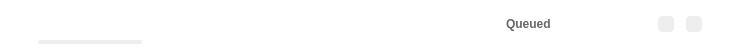
<?xml version="1.0" encoding="UTF-8"?>
<ui version="4.0">
 <class>TransferManagerItem</class>
 <widget class="QWidget" name="TransferManagerItem">
  <property name="geometry">
   <rect>
    <x>0</x>
    <y>0</y>
    <width>756</width>
    <height>48</height>
   </rect>
  </property>
  <property name="minimumSize">
   <size>
    <width>756</width>
    <height>48</height>
   </size>
  </property>
  <property name="maximumSize">
   <size>
    <width>756</width>
    <height>48</height>
   </size>
  </property>
  <property name="windowTitle">
   <string/>
  </property>
  <property name="autoFillBackground">
   <bool>false</bool>
  </property>
  <property name="styleSheet">
   <string notr="true">*
{
  font-family: &quot;Lato&quot;;
}

#TransferManagerItem, #sTransferState, #stateActive, #stateCompleted
{
	width: 756px; 
    height: 48px;
	min-width: 756px; 
    min-height: 48px;
	max-width: 756px; 
    max-height: 48px;
	background-color: transparent;
}

#tFileType
{
	width: 38px; 
    height: 48px;
	min-width: 38px; 
    min-height: 48px;
	max-width: 38px; 
    max-height: 48px;
	qProperty-iconSize: 40px;
	background: transparent;
}

QPushButton, QToolButton
{
	border: none;
}

QPushButton
{
	background: transparent;
}


#wName
{
	width: 208px; 
    height: 48px;
	min-width: 208px; 
    min-height: 48px;
	max-width: 208px; 
    max-height: 48px;
}

#lTransferName
{
	width: 208px; 
	min-width: 208px; 
	max-width: 208px; 
  height: 20px;
  color: #333333;
  font-size: 14px;
}

QProgressBar
{
	width: 104px; 
	min-width: 104px; 
	max-width: 104px; 
    height: 4px;
    min-height: 4px;
    max-height: 4px;
    border:0px;
    border-radius: 2px;
    background-color: #EEEEEE;
    margin-bottom: 4px;
}

QProgressBar::chunk
{
  background-color: #6FD7FF;
  border-radius: 2px;
  border:0px;
}

#lDone, #lTotal
{
  font-size: 12px;
  font-weight: bold;
 qProperty-alignment: 'AlignLeft | AlignVCenter';

}

#lDone
{
  color: #999999;
}

#lTotal
{
  color: #333333;
}

#wSize, #bSpeed
{
    width: 100px;
    min-width: 100px;
    max-width: 100px;
}

#bSpeed
{
  color: #333333;
  font-size: 12px;
  font-weight: bold;
  text-align: left;
}

#wStatus
{
    width: 120px;
    min-width: 120px;
    max-width: 120px;
}

#lStatus
{
  color: #00D26D;
  font-size: 12px;
  font-weight: bold;
}

#lQueued
{
  width: 43px;
  color: #666666;
  font-size: 12px;
  font-weight: bold;
}

#lRemainingTime
{
    width: 92px;
    min-width: 92px;
    max-width: 92px;
 color: #333333;
  font-size: 12px;
  font-weight: bold;
}

#tPauseTransfer, #tCancelTransfer
{
	width: 16px; 
    height: 16px;
	min-width: 16px; 
    min-height: 16px;
	max-width: 16px; 
    max-height: 16px;
	background-color: #EEEEEE;
	qProperty-iconSize: 16px;
	border-radius: 4px;
	margin-right: 12px;
}</string>
  </property>
  <layout class="QHBoxLayout" name="TransferManagerIemLayout">
   <property name="spacing">
    <number>0</number>
   </property>
   <property name="leftMargin">
    <number>0</number>
   </property>
   <property name="topMargin">
    <number>0</number>
   </property>
   <property name="rightMargin">
    <number>0</number>
   </property>
   <property name="bottomMargin">
    <number>0</number>
   </property>
   <item>
    <widget class="QStackedWidget" name="sTransferState">
     <property name="currentIndex">
      <number>0</number>
     </property>
     <widget class="QWidget" name="stateActive">
      <layout class="QHBoxLayout" name="stateActiveLayout">
       <property name="spacing">
        <number>0</number>
       </property>
       <property name="leftMargin">
        <number>0</number>
       </property>
       <property name="topMargin">
        <number>0</number>
       </property>
       <property name="rightMargin">
        <number>0</number>
       </property>
       <property name="bottomMargin">
        <number>0</number>
       </property>
       <item>
        <widget class="QToolButton" name="tFileType"/>
       </item>
       <item>
        <widget class="QWidget" name="wName" native="true">
         <layout class="QVBoxLayout" name="verticalLayout_3">
          <property name="spacing">
           <number>0</number>
          </property>
          <property name="leftMargin">
           <number>0</number>
          </property>
          <property name="topMargin">
           <number>0</number>
          </property>
          <property name="rightMargin">
           <number>0</number>
          </property>
          <property name="bottomMargin">
           <number>0</number>
          </property>
          <item>
           <widget class="QLabel" name="lTransferName"/>
          </item>
          <item>
           <widget class="QProgressBar" name="pbTransfer">
            <property name="maximum">
             <number>1000</number>
            </property>
            <property name="value">
             <number>0</number>
            </property>
            <property name="invertedAppearance">
             <bool>false</bool>
            </property>
            <property name="format">
             <string/>
            </property>
           </widget>
          </item>
         </layout>
        </widget>
       </item>
       <item>
        <widget class="QWidget" name="wSize" native="true">
         <layout class="QVBoxLayout" name="verticalLayout">
          <property name="spacing">
           <number>0</number>
          </property>
          <property name="leftMargin">
           <number>0</number>
          </property>
          <property name="topMargin">
           <number>0</number>
          </property>
          <property name="rightMargin">
           <number>0</number>
          </property>
          <property name="bottomMargin">
           <number>0</number>
          </property>
          <item>
           <widget class="QLabel" name="lDone"/>
          </item>
          <item>
           <widget class="QLabel" name="lTotal"/>
          </item>
         </layout>
        </widget>
       </item>
       <item>
        <widget class="QPushButton" name="bSpeed">
         <property name="text">
          <string/>
         </property>
        </widget>
       </item>
       <item>
        <widget class="QWidget" name="wStatus" native="true">
         <layout class="QHBoxLayout" name="horizontalLayout">
          <property name="spacing">
           <number>0</number>
          </property>
          <property name="leftMargin">
           <number>0</number>
          </property>
          <property name="topMargin">
           <number>0</number>
          </property>
          <property name="rightMargin">
           <number>0</number>
          </property>
          <property name="bottomMargin">
           <number>0</number>
          </property>
          <item>
           <widget class="QLabel" name="lStatus"/>
          </item>
          <item>
           <widget class="QLabel" name="lQueued">
            <property name="text">
             <string>Queued</string>
            </property>
           </widget>
          </item>
         </layout>
        </widget>
       </item>
       <item>
        <widget class="QLabel" name="lRemainingTime"/>
       </item>
       <item>
        <widget class="QToolButton" name="tPauseTransfer">
         <property name="icon">
          <iconset resource="../Resources_linux.qrc">
           <normaloff>:/images/ico_pause_transfers_state.png</normaloff>:/images/ico_pause_transfers_state.png</iconset>
         </property>
        </widget>
       </item>
       <item>
        <widget class="QToolButton" name="tCancelTransfer">
         <property name="icon">
          <iconset resource="../Resources_linux.qrc">
           <normaloff>:/images/clear_item_ico.png</normaloff>:/images/clear_item_ico.png</iconset>
         </property>
        </widget>
       </item>
       <item>
        <spacer name="horizontalSpacer">
         <property name="orientation">
          <enum>Qt::Horizontal</enum>
         </property>
         <property name="sizeHint" stdset="0">
          <size>
           <width>40</width>
           <height>20</height>
          </size>
         </property>
        </spacer>
       </item>
      </layout>
     </widget>
     <widget class="QWidget" name="stateCompleted">
      <layout class="QHBoxLayout" name="horizontalLayout_5">
       <property name="spacing">
        <number>0</number>
       </property>
       <property name="leftMargin">
        <number>22</number>
       </property>
       <property name="topMargin">
        <number>0</number>
       </property>
       <property name="rightMargin">
        <number>0</number>
       </property>
       <property name="bottomMargin">
        <number>0</number>
       </property>
       <item>
        <widget class="QWidget" name="wContainerLeftCompleted" native="true">
         <layout class="QVBoxLayout" name="verticalLayout_2">
          <property name="spacing">
           <number>0</number>
          </property>
          <property name="leftMargin">
           <number>0</number>
          </property>
          <property name="topMargin">
           <number>0</number>
          </property>
          <property name="rightMargin">
           <number>0</number>
          </property>
          <property name="bottomMargin">
           <number>0</number>
          </property>
          <item>
           <widget class="QWidget" name="widgetCompleted" native="true">
            <layout class="QHBoxLayout" name="horizontalLayout_4">
             <property name="spacing">
              <number>1</number>
             </property>
             <property name="leftMargin">
              <number>0</number>
             </property>
             <property name="topMargin">
              <number>0</number>
             </property>
             <property name="rightMargin">
              <number>0</number>
             </property>
             <property name="bottomMargin">
              <number>0</number>
             </property>
             <item>
              <widget class="QPushButton" name="lTransferTypeCompleted">
               <property name="minimumSize">
                <size>
                 <width>12</width>
                 <height>12</height>
                </size>
               </property>
               <property name="maximumSize">
                <size>
                 <width>12</width>
                 <height>12</height>
                </size>
               </property>
               <property name="text">
                <string/>
               </property>
               <property name="iconSize">
                <size>
                 <width>12</width>
                 <height>12</height>
                </size>
               </property>
              </widget>
             </item>
             <item>
              <widget class="QPushButton" name="lFileTypeCompleted">
               <property name="text">
                <string/>
               </property>
               <property name="iconSize">
                <size>
                 <width>20</width>
                 <height>22</height>
                </size>
               </property>
              </widget>
             </item>
             <item>
              <widget class="QLabel" name="lTransferNameCompleted">
               <property name="minimumSize">
                <size>
                 <width>200</width>
                 <height>0</height>
                </size>
               </property>
               <property name="maximumSize">
                <size>
                 <width>200</width>
                 <height>16777215</height>
                </size>
               </property>
               <property name="styleSheet">
                <string notr="true">padding-bottom: 1px;</string>
               </property>
               <property name="text">
                <string/>
               </property>
              </widget>
             </item>
             <item>
              <spacer name="horizontalSpacer_3">
               <property name="orientation">
                <enum>Qt::Horizontal</enum>
               </property>
               <property name="sizeHint" stdset="0">
                <size>
                 <width>30</width>
                 <height>16</height>
                </size>
               </property>
              </spacer>
             </item>
             <item>
              <widget class="QPushButton" name="lCompleted">
               <property name="minimumSize">
                <size>
                 <width>12</width>
                 <height>12</height>
                </size>
               </property>
               <property name="maximumSize">
                <size>
                 <width>12</width>
                 <height>12</height>
                </size>
               </property>
               <property name="text">
                <string/>
               </property>
               <property name="iconSize">
                <size>
                 <width>12</width>
                 <height>12</height>
                </size>
               </property>
              </widget>
             </item>
             <item>
              <widget class="QLabel" name="lTotalCompleted">
               <property name="minimumSize">
                <size>
                 <width>80</width>
                 <height>0</height>
                </size>
               </property>
               <property name="maximumSize">
                <size>
                 <width>80</width>
                 <height>16777215</height>
                </size>
               </property>
               <property name="styleSheet">
                <string notr="true">padding-left: 8px;</string>
               </property>
               <property name="text">
                <string/>
               </property>
               <property name="alignment">
                <set>Qt::AlignRight|Qt::AlignTrailing|Qt::AlignVCenter</set>
               </property>
              </widget>
             </item>
            </layout>
           </widget>
          </item>
         </layout>
        </widget>
       </item>
       <item>
        <widget class="QWidget" name="wContainerRightCompleted" native="true">
         <layout class="QHBoxLayout" name="horizontalLayout_6">
          <property name="spacing">
           <number>9</number>
          </property>
          <property name="leftMargin">
           <number>13</number>
          </property>
          <property name="topMargin">
           <number>0</number>
          </property>
          <property name="rightMargin">
           <number>0</number>
          </property>
          <property name="bottomMargin">
           <number>0</number>
          </property>
          <item>
           <widget class="QLabel" name="lActionTypeCompleted">
            <property name="minimumSize">
             <size>
              <width>32</width>
              <height>32</height>
             </size>
            </property>
            <property name="maximumSize">
             <size>
              <width>32</width>
              <height>32</height>
             </size>
            </property>
            <property name="text">
             <string/>
            </property>
           </widget>
          </item>
          <item>
           <widget class="QLabel" name="lRemainingTimeCompleted">
            <property name="minimumSize">
             <size>
              <width>90</width>
              <height>0</height>
             </size>
            </property>
            <property name="maximumSize">
             <size>
              <width>90</width>
              <height>16777215</height>
             </size>
            </property>
            <property name="text">
             <string/>
            </property>
            <property name="alignment">
             <set>Qt::AlignRight|Qt::AlignTrailing|Qt::AlignVCenter</set>
            </property>
           </widget>
          </item>
          <item>
           <widget class="QPushButton" name="lCancelTransferCompleted">
            <property name="minimumSize">
             <size>
              <width>12</width>
              <height>12</height>
             </size>
            </property>
            <property name="maximumSize">
             <size>
              <width>12</width>
              <height>12</height>
             </size>
            </property>
            <property name="text">
             <string/>
            </property>
            <property name="icon">
             <iconset resource="../Resources_linux.qrc">
              <normaloff>:/images/clear_item_ico.png</normaloff>:/images/clear_item_ico.png</iconset>
            </property>
            <property name="iconSize">
             <size>
              <width>12</width>
              <height>12</height>
             </size>
            </property>
           </widget>
          </item>
         </layout>
        </widget>
       </item>
      </layout>
     </widget>
    </widget>
   </item>
  </layout>
 </widget>
 <resources>
  <include location="../Resources_linux.qrc"/>
 </resources>
 <connections/>
</ui>
